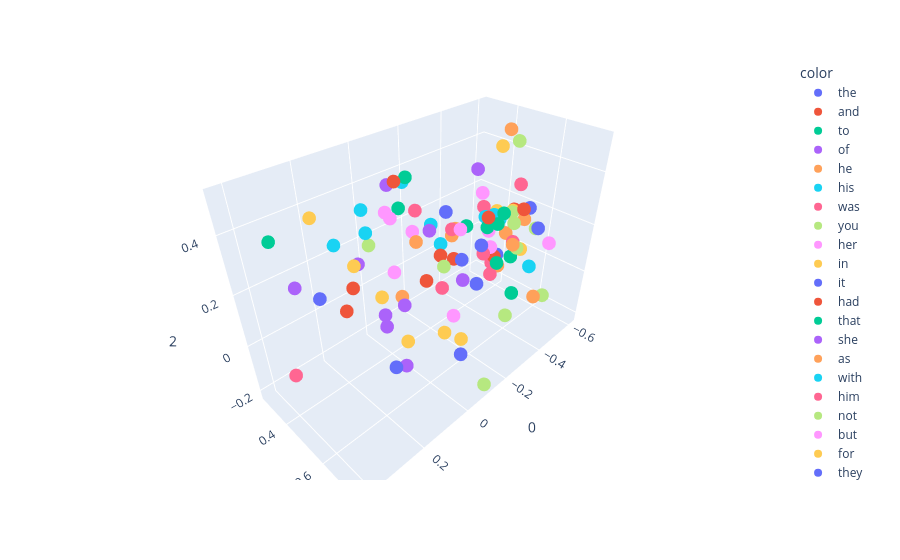

This figure's notebook cell:
### Code cell
fig = px.scatter_3d(X[:100], x=0, y=1, z=2, color=y[:100])
fig.show()

### Figure 1 — Plotly figure (JSON) as saved in the notebook; plotly's stock layout.template omitted (floating-point values rounded to 4 significant figures)
{"data": [{"hovertemplate": "color=the<br>0=%{x}<br>1=%{y}<br>2=%{z}<extra></extra>", "legendgroup": "the", "marker": {"color": "#636efa", "symbol": "circle"}, "mode": "markers", "name": "the", "scene": "scene", "showlegend": true, "type": "scatter3d", "x": [0.146], "y": [0.5967], "z": [-0.06013]}, {"hovertemplate": "color=and<br>0=%{x}<br>1=%{y}<br>2=%{z}<extra></extra>", "legendgroup": "and", "marker": {"color": "#EF553B", "symbol": "circle"}, "mode": "markers", "name": "and", "scene": "scene", "showlegend": true, "type": "scatter3d", "x": [0.1462], "y": [0.357], "z": [0.02427]}, {"hovertemplate": "color=to<br>0=%{x}<br>1=%{y}<br>2=%{z}<extra></extra>", "legendgroup": "to", "marker": {"color": "#00cc96", "symbol": "circle"}, "mode": "markers", "name": "to", "scene": "scene", "showlegend": true, "type": "scatter3d", "x": [-0.3174], "y": [0.5523], "z": [0.2322]}, {"hovertemplate": "color=of<br>0=%{x}<br>1=%{y}<br>2=%{z}<extra></extra>", "legendgroup": "of", "marker": {"color": "#ab63fa", "symbol": "circle"}, "mode": "markers", "name": "of", "scene": "scene", "showlegend": true, "type": "scatter3d", "x": [-0.00507], "y": [0.3724], "z": [-0.1279]}, {"hovertemplate": "color=he<br>0=%{x}<br>1=%{y}<br>2=%{z}<extra></extra>", "legendgroup": "he", "marker": {"color": "#FFA15A", "symbol": "circle"}, "mode": "markers", "name": "he", "scene": "scene", "showlegend": true, "type": "scatter3d", "x": [-0.1459], "y": [0.5482], "z": [0.2725]}, {"hovertemplate": "color=his<br>0=%{x}<br>1=%{y}<br>2=%{z}<extra></extra>", "legendgroup": "his", "marker": {"color": "#19d3f3", "symbol": "circle"}, "mode": "markers", "name": "his", "scene": "scene", "showlegend": true, "type": "scatter3d", "x": [0.02067], "y": [0.3114], "z": [0.3352]}, {"hovertemplate": "color=was<br>0=%{x}<br>1=%{y}<br>2=%{z}<extra></extra>", "legendgroup": "was", "marker": {"color": "#FF6692", "symbol": "circle"}, "mode": "markers", "name": "was", "scene": "scene", "showlegend": true, "type": "scatter3d", "x": [-0.1361], "y": [0.3922], "z": [0.3039]}, {"hovertemplate": "color=you<br>0=%{x}<br>1=%{y}<br>2=%{z}<extra></extra>", "legendgroup": "you", "marker": {"color": "#B6E880", "symbol": "circle"}, "mode": "markers", "name": "you", "scene": "scene", "showlegend": true, "type": "scatter3d", "x": [-0.562], "y": [0.5869], "z": [0.1406]}, {"hovertemplate": "color=her<br>0=%{x}<br>1=%{y}<br>2=%{z}<extra></extra>", "legendgroup": "her", "marker": {"color": "#FF97FF", "symbol": "circle"}, "mode": "markers", "name": "her", "scene": "scene", "showlegend": true, "type": "scatter3d", "x": [-0.0103], "y": [0.3917], "z": [0.3453]}, {"hovertemplate": "color=in<br>0=%{x}<br>1=%{y}<br>2=%{z}<extra></extra>", "legendgroup": "in", "marker": {"color": "#FECB52", "symbol": "circle"}, "mode": "markers", "name": "in", "scene": "scene", "showlegend": true, "type": "scatter3d", "x": [0.06458], "y": [0.4449], "z": [0.08657]}, {"hovertemplate": "color=it<br>0=%{x}<br>1=%{y}<br>2=%{z}<extra></extra>", "legendgroup": "it", "marker": {"color": "#636efa", "symbol": "circle"}, "mode": "markers", "name": "it", "scene": "scene", "showlegend": true, "type": "scatter3d", "x": [-0.1142], "y": [0.621], "z": [0.2312]}, {"hovertemplate": "color=had<br>0=%{x}<br>1=%{y}<br>2=%{z}<extra></extra>", "legendgroup": "had", "marker": {"color": "#EF553B", "symbol": "circle"}, "mode": "markers", "name": "had", "scene": "scene", "showlegend": true, "type": "scatter3d", "x": [-0.1497], "y": [0.4969], "z": [0.1716]}, {"hovertemplate": "color=that<br>0=%{x}<br>1=%{y}<br>2=%{z}<extra></extra>", "legendgroup": "that", "marker": {"color": "#00cc96", "symbol": "circle"}, "mode": "markers", "name": "that", "scene": "scene", "showlegend": true, "type": "scatter3d", "x": [-0.3449], "y": [0.5831], "z": [0.08891]}, {"hovertemplate": "color=she<br>0=%{x}<br>1=%{y}<br>2=%{z}<extra></extra>", "legendgroup": "she", "marker": {"color": "#ab63fa", "symbol": "circle"}, "mode": "markers", "name": "she", "scene": "scene", "showlegend": true, "type": "scatter3d", "x": [-0.09656], "y": [0.4989], "z": [0.2898]}, {"hovertemplate": "color=as<br>0=%{x}<br>1=%{y}<br>2=%{z}<extra></extra>", "legendgroup": "as", "marker": {"color": "#FFA15A", "symbol": "circle"}, "mode": "markers", "name": "as", "scene": "scene", "showlegend": true, "type": "scatter3d", "x": [-0.0564], "y": [0.4803], "z": [0.258]}, {"hovertemplate": "color=with<br>0=%{x}<br>1=%{y}<br>2=%{z}<extra></extra>", "legendgroup": "with", "marker": {"color": "#19d3f3", "symbol": "circle"}, "mode": "markers", "name": "with", "scene": "scene", "showlegend": true, "type": "scatter3d", "x": [0.1075], "y": [0.2671], "z": [0.223]}, {"hovertemplate": "color=him<br>0=%{x}<br>1=%{y}<br>2=%{z}<extra></extra>", "legendgroup": "him", "marker": {"color": "#FF6692", "symbol": "circle"}, "mode": "markers", "name": "him", "scene": "scene", "showlegend": true, "type": "scatter3d", "x": [-0.1534], "y": [0.5413], "z": [0.2886]}, {"hovertemplate": "color=not<br>0=%{x}<br>1=%{y}<br>2=%{z}<extra></extra>", "legendgroup": "not", "marker": {"color": "#B6E880", "symbol": "circle"}, "mode": "markers", "name": "not", "scene": "scene", "showlegend": true, "type": "scatter3d", "x": [-0.4831], "y": [0.544], "z": [0.1773]}, {"hovertemplate": "color=but<br>0=%{x}<br>1=%{y}<br>2=%{z}<extra></extra>", "legendgroup": "but", "marker": {"color": "#FF97FF", "symbol": "circle"}, "mode": "markers", "name": "but", "scene": "scene", "showlegend": true, "type": "scatter3d", "x": [-0.2782], "y": [0.6013], "z": [0.1937]}, {"hovertemplate": "color=for<br>0=%{x}<br>1=%{y}<br>2=%{z}<extra></extra>", "legendgroup": "for", "marker": {"color": "#FECB52", "symbol": "circle"}, "mode": "markers", "name": "for", "scene": "scene", "showlegend": true, "type": "scatter3d", "x": [-0.4863], "y": [0.4607], "z": [0.1942]}, {"hovertemplate": "color=they<br>0=%{x}<br>1=%{y}<br>2=%{z}<extra></extra>", "legendgroup": "they", "marker": {"color": "#636efa", "symbol": "circle"}, "mode": "markers", "name": "they", "scene": "scene", "showlegend": true, "type": "scatter3d", "x": [-0.04088], "y": [0.6965], "z": [-0.06477]}, {"hovertemplate": "color=is<br>0=%{x}<br>1=%{y}<br>2=%{z}<extra></extra>", "legendgroup": "is", "marker": {"color": "#EF553B", "symbol": "circle"}, "mode": "markers", "name": "is", "scene": "scene", "showlegend": true, "type": "scatter3d", "x": [-0.592], "y": [0.4635], "z": [0.1614]}, {"hovertemplate": "color=at<br>0=%{x}<br>1=%{y}<br>2=%{z}<extra></extra>", "legendgroup": "at", "marker": {"color": "#00cc96", "symbol": "circle"}, "mode": "markers", "name": "at", "scene": "scene", "showlegend": true, "type": "scatter3d", "x": [-0.06541], "y": [0.3915], "z": [0.3389]}, {"hovertemplate": "color=on<br>0=%{x}<br>1=%{y}<br>2=%{z}<extra></extra>", "legendgroup": "on", "marker": {"color": "#ab63fa", "symbol": "circle"}, "mode": "markers", "name": "on", "scene": "scene", "showlegend": true, "type": "scatter3d", "x": [0.1453], "y": [0.4461], "z": [0.2553]}, {"hovertemplate": "color=said<br>0=%{x}<br>1=%{y}<br>2=%{z}<extra></extra>", "legendgroup": "said", "marker": {"color": "#FFA15A", "symbol": "circle"}, "mode": "markers", "name": "said", "scene": "scene", "showlegend": true, "type": "scatter3d", "x": [-0.5646], "y": [0.4351], "z": [0.4771]}, {"hovertemplate": "color=my<br>0=%{x}<br>1=%{y}<br>2=%{z}<extra></extra>", "legendgroup": "my", "marker": {"color": "#19d3f3", "symbol": "circle"}, "mode": "markers", "name": "my", "scene": "scene", "showlegend": true, "type": "scatter3d", "x": [-0.4791], "y": [0.4818], "z": [0.1704]}, {"hovertemplate": "color=have<br>0=%{x}<br>1=%{y}<br>2=%{z}<extra></extra>", "legendgroup": "have", "marker": {"color": "#FF6692", "symbol": "circle"}, "mode": "markers", "name": "have", "scene": "scene", "showlegend": true, "type": "scatter3d", "x": [-0.4355], "y": [0.5795], "z": [0.1346]}, {"hovertemplate": "color=be<br>0=%{x}<br>1=%{y}<br>2=%{z}<extra></extra>", "legendgroup": "be", "marker": {"color": "#B6E880", "symbol": "circle"}, "mode": "markers", "name": "be", "scene": "scene", "showlegend": true, "type": "scatter3d", "x": [-0.424], "y": [0.6063], "z": [0.1268]}, {"hovertemplate": "color=lord<br>0=%{x}<br>1=%{y}<br>2=%{z}<extra></extra>", "legendgroup": "lord", "marker": {"color": "#FF97FF", "symbol": "circle"}, "mode": "markers", "name": "lord", "scene": "scene", "showlegend": true, "type": "scatter3d", "x": [-0.4754], "y": [0.4369], "z": [0.1032]}, {"hovertemplate": "color=them<br>0=%{x}<br>1=%{y}<br>2=%{z}<extra></extra>", "legendgroup": "them", "marker": {"color": "#FECB52", "symbol": "circle"}, "mode": "markers", "name": "them", "scene": "scene", "showlegend": true, "type": "scatter3d", "x": [-0.03358], "y": [0.7016], "z": [0.009932]}, {"hovertemplate": "color=no<br>0=%{x}<br>1=%{y}<br>2=%{z}<extra></extra>", "legendgroup": "no", "marker": {"color": "#636efa", "symbol": "circle"}, "mode": "markers", "name": "no", "scene": "scene", "showlegend": true, "type": "scatter3d", "x": [-0.4083], "y": [0.533], "z": [0.07164]}, {"hovertemplate": "color=from<br>0=%{x}<br>1=%{y}<br>2=%{z}<extra></extra>", "legendgroup": "from", "marker": {"color": "#EF553B", "symbol": "circle"}, "mode": "markers", "name": "from", "scene": "scene", "showlegend": true, "type": "scatter3d", "x": [0.1745], "y": [0.4508], "z": [0.1851]}, {"hovertemplate": "color=would<br>0=%{x}<br>1=%{y}<br>2=%{z}<extra></extra>", "legendgroup": "would", "marker": {"color": "#00cc96", "symbol": "circle"}, "mode": "markers", "name": "would", "scene": "scene", "showlegend": true, "type": "scatter3d", "x": [-0.422], "y": [0.54], "z": [0.2401]}, {"hovertemplate": "color=were<br>0=%{x}<br>1=%{y}<br>2=%{z}<extra></extra>", "legendgroup": "were", "marker": {"color": "#ab63fa", "symbol": "circle"}, "mode": "markers", "name": "were", "scene": "scene", "showlegend": true, "type": "scatter3d", "x": [0.002001], "y": [0.4821], "z": [0.03901]}, {"hovertemplate": "color=me<br>0=%{x}<br>1=%{y}<br>2=%{z}<extra></extra>", "legendgroup": "me", "marker": {"color": "#FFA15A", "symbol": "circle"}, "mode": "markers", "name": "me", "scene": "scene", "showlegend": true, "type": "scatter3d", "x": [-0.5236], "y": [0.559], "z": [0.1837]}, {"hovertemplate": "color=your<br>0=%{x}<br>1=%{y}<br>2=%{z}<extra></extra>", "legendgroup": "your", "marker": {"color": "#19d3f3", "symbol": "circle"}, "mode": "markers", "name": "your", "scene": "scene", "showlegend": true, "type": "scatter3d", "x": [-0.4732], "y": [0.4593], "z": [0.1824]}, {"hovertemplate": "color=one<br>0=%{x}<br>1=%{y}<br>2=%{z}<extra></extra>", "legendgroup": "one", "marker": {"color": "#FF6692", "symbol": "circle"}, "mode": "markers", "name": "one", "scene": "scene", "showlegend": true, "type": "scatter3d", "x": [-0.06106], "y": [0.591], "z": [0.1355]}, {"hovertemplate": "color=all<br>0=%{x}<br>1=%{y}<br>2=%{z}<extra></extra>", "legendgroup": "all", "marker": {"color": "#B6E880", "symbol": "circle"}, "mode": "markers", "name": "all", "scene": "scene", "showlegend": true, "type": "scatter3d", "x": [-0.2562], "y": [0.7027], "z": [-0.0266]}, {"hovertemplate": "color=when<br>0=%{x}<br>1=%{y}<br>2=%{z}<extra></extra>", "legendgroup": "when", "marker": {"color": "#FF97FF", "symbol": "circle"}, "mode": "markers", "name": "when", "scene": "scene", "showlegend": true, "type": "scatter3d", "x": [-0.1555], "y": [0.5749], "z": [0.3014]}, {"hovertemplate": "color=will<br>0=%{x}<br>1=%{y}<br>2=%{z}<extra></extra>", "legendgroup": "will", "marker": {"color": "#FECB52", "symbol": "circle"}, "mode": "markers", "name": "will", "scene": "scene", "showlegend": true, "type": "scatter3d", "x": [-0.5173], "y": [0.5099], "z": [0.2028]}, {"hovertemplate": "color=ser<br>0=%{x}<br>1=%{y}<br>2=%{z}<extra></extra>", "legendgroup": "ser", "marker": {"color": "#636efa", "symbol": "circle"}, "mode": "markers", "name": "ser", "scene": "scene", "showlegend": true, "type": "scatter3d", "x": [-0.3912], "y": [0.2904], "z": [0.1608]}, {"hovertemplate": "color=if<br>0=%{x}<br>1=%{y}<br>2=%{z}<extra></extra>", "legendgroup": "if", "marker": {"color": "#EF553B", "symbol": "circle"}, "mode": "markers", "name": "if", "scene": "scene", "showlegend": true, "type": "scatter3d", "x": [-0.4326], "y": [0.6124], "z": [0.2797]}, {"hovertemplate": "color=so<br>0=%{x}<br>1=%{y}<br>2=%{z}<extra></extra>", "legendgroup": "so", "marker": {"color": "#00cc96", "symbol": "circle"}, "mode": "markers", "name": "so", "scene": "scene", "showlegend": true, "type": "scatter3d", "x": [-0.2164], "y": [0.5465], "z": [0.2764]}, {"hovertemplate": "color=their<br>0=%{x}<br>1=%{y}<br>2=%{z}<extra></extra>", "legendgroup": "their", "marker": {"color": "#ab63fa", "symbol": "circle"}, "mode": "markers", "name": "their", "scene": "scene", "showlegend": true, "type": "scatter3d", "x": [0.04966], "y": [0.535], "z": [-0.1682]}, {"hovertemplate": "color=we<br>0=%{x}<br>1=%{y}<br>2=%{z}<extra></extra>", "legendgroup": "we", "marker": {"color": "#FFA15A", "symbol": "circle"}, "mode": "markers", "name": "we", "scene": "scene", "showlegend": true, "type": "scatter3d", "x": [-0.3996], "y": [0.7149], "z": [-0.0181]}, {"hovertemplate": "color=could<br>0=%{x}<br>1=%{y}<br>2=%{z}<extra></extra>", "legendgroup": "could", "marker": {"color": "#19d3f3", "symbol": "circle"}, "mode": "markers", "name": "could", "scene": "scene", "showlegend": true, "type": "scatter3d", "x": [-0.1277], "y": [0.4738], "z": [0.2883]}, {"hovertemplate": "color=are<br>0=%{x}<br>1=%{y}<br>2=%{z}<extra></extra>", "legendgroup": "are", "marker": {"color": "#FF6692", "symbol": "circle"}, "mode": "markers", "name": "are", "scene": "scene", "showlegend": true, "type": "scatter3d", "x": [-0.436], "y": [0.4908], "z": [0.001524]}, {"hovertemplate": "color=man<br>0=%{x}<br>1=%{y}<br>2=%{z}<extra></extra>", "legendgroup": "man", "marker": {"color": "#B6E880", "symbol": "circle"}, "mode": "markers", "name": "man", "scene": "scene", "showlegend": true, "type": "scatter3d", "x": [-0.1388], "y": [0.5235], "z": [0.1455]}, {"hovertemplate": "color=there<br>0=%{x}<br>1=%{y}<br>2=%{z}<extra></extra>", "legendgroup": "there", "marker": {"color": "#FF97FF", "symbol": "circle"}, "mode": "markers", "name": "there", "scene": "scene", "showlegend": true, "type": "scatter3d", "x": [-0.1084], "y": [0.6], "z": [-0.001264]}, {"hovertemplate": "color=this<br>0=%{x}<br>1=%{y}<br>2=%{z}<extra></extra>", "legendgroup": "this", "marker": {"color": "#FECB52", "symbol": "circle"}, "mode": "markers", "name": "this", "scene": "scene", "showlegend": true, "type": "scatter3d", "x": [-0.4616], "y": [0.597], "z": [0.1002]}, {"hovertemplate": "color=up<br>0=%{x}<br>1=%{y}<br>2=%{z}<extra></extra>", "legendgroup": "up", "marker": {"color": "#636efa", "symbol": "circle"}, "mode": "markers", "name": "up", "scene": "scene", "showlegend": true, "type": "scatter3d", "x": [0.36], "y": [0.5776], "z": [0.3204]}, {"hovertemplate": "color=been<br>0=%{x}<br>1=%{y}<br>2=%{z}<extra></extra>", "legendgroup": "been", "marker": {"color": "#EF553B", "symbol": "circle"}, "mode": "markers", "name": "been", "scene": "scene", "showlegend": true, "type": "scatter3d", "x": [-0.1945], "y": [0.5159], "z": [0.146]}, {"hovertemplate": "color=what<br>0=%{x}<br>1=%{y}<br>2=%{z}<extra></extra>", "legendgroup": "what", "marker": {"color": "#00cc96", "symbol": "circle"}, "mode": "markers", "name": "what", "scene": "scene", "showlegend": true, "type": "scatter3d", "x": [-0.4172], "y": [0.5882], "z": [0.08448]}, {"hovertemplate": "color=did<br>0=%{x}<br>1=%{y}<br>2=%{z}<extra></extra>", "legendgroup": "did", "marker": {"color": "#ab63fa", "symbol": "circle"}, "mode": "markers", "name": "did", "scene": "scene", "showlegend": true, "type": "scatter3d", "x": [-0.4047], "y": [0.4263], "z": [0.375]}, {"hovertemplate": "color=by<br>0=%{x}<br>1=%{y}<br>2=%{z}<extra></extra>", "legendgroup": "by", "marker": {"color": "#FFA15A", "symbol": "circle"}, "mode": "markers", "name": "by", "scene": "scene", "showlegend": true, "type": "scatter3d", "x": [-0.02623], "y": [0.4389], "z": [0.03518]}, {"hovertemplate": "color=king<br>0=%{x}<br>1=%{y}<br>2=%{z}<extra></extra>", "legendgroup": "king", "marker": {"color": "#19d3f3", "symbol": "circle"}, "mode": "markers", "name": "king", "scene": "scene", "showlegend": true, "type": "scatter3d", "x": [-0.425], "y": [0.6656], "z": [0.07537]}, {"hovertemplate": "color=do<br>0=%{x}<br>1=%{y}<br>2=%{z}<extra></extra>", "legendgroup": "do", "marker": {"color": "#FF6692", "symbol": "circle"}, "mode": "markers", "name": "do", "scene": "scene", "showlegend": true, "type": "scatter3d", "x": [-0.5845], "y": [0.4866], "z": [0.2773]}, {"hovertemplate": "color=men<br>0=%{x}<br>1=%{y}<br>2=%{z}<extra></extra>", "legendgroup": "men", "marker": {"color": "#B6E880", "symbol": "circle"}, "mode": "markers", "name": "men", "scene": "scene", "showlegend": true, "type": "scatter3d", "x": [-0.109], "y": [0.7488], "z": [-0.2182]}, {"hovertemplate": "color=back<br>0=%{x}<br>1=%{y}<br>2=%{z}<extra></extra>", "legendgroup": "back", "marker": {"color": "#FF97FF", "symbol": "circle"}, "mode": "markers", "name": "back", "scene": "scene", "showlegend": true, "type": "scatter3d", "x": [0.1566], "y": [0.6172], "z": [0.4813]}, {"hovertemplate": "color=out<br>0=%{x}<br>1=%{y}<br>2=%{z}<extra></extra>", "legendgroup": "out", "marker": {"color": "#FECB52", "symbol": "circle"}, "mode": "markers", "name": "out", "scene": "scene", "showlegend": true, "type": "scatter3d", "x": [0.2264], "y": [0.5428], "z": [0.336]}, {"hovertemplate": "color=more<br>0=%{x}<br>1=%{y}<br>2=%{z}<extra></extra>", "legendgroup": "more", "marker": {"color": "#636efa", "symbol": "circle"}, "mode": "markers", "name": "more", "scene": "scene", "showlegend": true, "type": "scatter3d", "x": [-0.281], "y": [0.5503], "z": [0.01385]}, {"hovertemplate": "color=or<br>0=%{x}<br>1=%{y}<br>2=%{z}<extra></extra>", "legendgroup": "or", "marker": {"color": "#EF553B", "symbol": "circle"}, "mode": "markers", "name": "or", "scene": "scene", "showlegend": true, "type": "scatter3d", "x": [-0.3724], "y": [0.5486], "z": [0.08731]}, {"hovertemplate": "color=who<br>0=%{x}<br>1=%{y}<br>2=%{z}<extra></extra>", "legendgroup": "who", "marker": {"color": "#00cc96", "symbol": "circle"}, "mode": "markers", "name": "who", "scene": "scene", "showlegend": true, "type": "scatter3d", "x": [-0.4254], "y": [0.6044], "z": [-0.07707]}, {"hovertemplate": "color=down<br>0=%{x}<br>1=%{y}<br>2=%{z}<extra></extra>", "legendgroup": "down", "marker": {"color": "#ab63fa", "symbol": "circle"}, "mode": "markers", "name": "down", "scene": "scene", "showlegend": true, "type": "scatter3d", "x": [0.4171], "y": [0.5723], "z": [0.3815]}, {"hovertemplate": "color=well<br>0=%{x}<br>1=%{y}<br>2=%{z}<extra></extra>", "legendgroup": "well", "marker": {"color": "#FFA15A", "symbol": "circle"}, "mode": "markers", "name": "well", "scene": "scene", "showlegend": true, "type": "scatter3d", "x": [-0.3562], "y": [0.5796], "z": [0.07051]}, {"hovertemplate": "color=than<br>0=%{x}<br>1=%{y}<br>2=%{z}<extra></extra>", "legendgroup": "than", "marker": {"color": "#19d3f3", "symbol": "circle"}, "mode": "markers", "name": "than", "scene": "scene", "showlegend": true, "type": "scatter3d", "x": [-0.2113], "y": [0.4374], "z": [0.1623]}, {"hovertemplate": "color=only<br>0=%{x}<br>1=%{y}<br>2=%{z}<extra></extra>", "legendgroup": "only", "marker": {"color": "#FF6692", "symbol": "circle"}, "mode": "markers", "name": "only", "scene": "scene", "showlegend": true, "type": "scatter3d", "x": [-0.324], "y": [0.574], "z": [0.04677]}, {"hovertemplate": "color=like<br>0=%{x}<br>1=%{y}<br>2=%{z}<extra></extra>", "legendgroup": "like", "marker": {"color": "#B6E880", "symbol": "circle"}, "mode": "markers", "name": "like", "scene": "scene", "showlegend": true, "type": "scatter3d", "x": [0.03719], "y": [0.3593], "z": [0.233]}, {"hovertemplate": "color=jon<br>0=%{x}<br>1=%{y}<br>2=%{z}<extra></extra>", "legendgroup": "jon", "marker": {"color": "#FF97FF", "symbol": "circle"}, "mode": "markers", "name": "jon", "scene": "scene", "showlegend": true, "type": "scatter3d", "x": [-0.1028], "y": [0.4135], "z": [0.2473]}, {"hovertemplate": "color=some<br>0=%{x}<br>1=%{y}<br>2=%{z}<extra></extra>", "legendgroup": "some", "marker": {"color": "#FECB52", "symbol": "circle"}, "mode": "markers", "name": "some", "scene": "scene", "showlegend": true, "type": "scatter3d", "x": [-0.1542], "y": [0.5175], "z": [-0.1592]}, {"hovertemplate": "color=father<br>0=%{x}<br>1=%{y}<br>2=%{z}<extra></extra>", "legendgroup": "father", "marker": {"color": "#636efa", "symbol": "circle"}, "mode": "markers", "name": "father", "scene": "scene", "showlegend": true, "type": "scatter3d", "x": [-0.5103], "y": [0.6294], "z": [0.1801]}, {"hovertemplate": "color=old<br>0=%{x}<br>1=%{y}<br>2=%{z}<extra></extra>", "legendgroup": "old", "marker": {"color": "#EF553B", "symbol": "circle"}, "mode": "markers", "name": "old", "scene": "scene", "showlegend": true, "type": "scatter3d", "x": [-0.1812], "y": [0.3975], "z": [-0.001028]}, {"hovertemplate": "color=hand<br>0=%{x}<br>1=%{y}<br>2=%{z}<extra></extra>", "legendgroup": "hand", "marker": {"color": "#00cc96", "symbol": "circle"}, "mode": "markers", "name": "hand", "scene": "scene", "showlegend": true, "type": "scatter3d", "x": [0.01299], "y": [0.5165], "z": [0.5111]}, {"hovertemplate": "color=even<br>0=%{x}<br>1=%{y}<br>2=%{z}<extra></extra>", "legendgroup": "even", "marker": {"color": "#ab63fa", "symbol": "circle"}, "mode": "markers", "name": "even", "scene": "scene", "showlegend": true, "type": "scatter3d", "x": [-0.2255], "y": [0.5328], "z": [0.05024]}, {"hovertemplate": "color=too<br>0=%{x}<br>1=%{y}<br>2=%{z}<extra></extra>", "legendgroup": "too", "marker": {"color": "#FFA15A", "symbol": "circle"}, "mode": "markers", "name": "too", "scene": "scene", "showlegend": true, "type": "scatter3d", "x": [-0.2642], "y": [0.4564], "z": [0.2092]}, {"hovertemplate": "color=tyrion<br>0=%{x}<br>1=%{y}<br>2=%{z}<extra></extra>", "legendgroup": "tyrion", "marker": {"color": "#19d3f3", "symbol": "circle"}, "mode": "markers", "name": "tyrion", "scene": "scene", "showlegend": true, "type": "scatter3d", "x": [-0.1614], "y": [0.3031], "z": [0.3667]}, {"hovertemplate": "color=before<br>0=%{x}<br>1=%{y}<br>2=%{z}<extra></extra>", "legendgroup": "before", "marker": {"color": "#FF6692", "symbol": "circle"}, "mode": "markers", "name": "before", "scene": "scene", "showlegend": true, "type": "scatter3d", "x": [-0.1632], "y": [0.6638], "z": [0.2505]}, {"hovertemplate": "color=never<br>0=%{x}<br>1=%{y}<br>2=%{z}<extra></extra>", "legendgroup": "never", "marker": {"color": "#B6E880", "symbol": "circle"}, "mode": "markers", "name": "never", "scene": "scene", "showlegend": true, "type": "scatter3d", "x": [-0.4819], "y": [0.5312], "z": [0.2178]}, {"hovertemplate": "color=an<br>0=%{x}<br>1=%{y}<br>2=%{z}<extra></extra>", "legendgroup": "an", "marker": {"color": "#FF97FF", "symbol": "circle"}, "mode": "markers", "name": "an", "scene": "scene", "showlegend": true, "type": "scatter3d", "x": [-0.05145], "y": [0.3737], "z": [0.09069]}, {"hovertemplate": "color=off<br>0=%{x}<br>1=%{y}<br>2=%{z}<extra></extra>", "legendgroup": "off", "marker": {"color": "#FECB52", "symbol": "circle"}, "mode": "markers", "name": "off", "scene": "scene", "showlegend": true, "type": "scatter3d", "x": [0.2626], "y": [0.416], "z": [0.4441]}, {"hovertemplate": "color=know<br>0=%{x}<br>1=%{y}<br>2=%{z}<extra></extra>", "legendgroup": "know", "marker": {"color": "#636efa", "symbol": "circle"}, "mode": "markers", "name": "know", "scene": "scene", "showlegend": true, "type": "scatter3d", "x": [-0.6084], "y": [0.5223], "z": [0.1839]}, {"hovertemplate": "color=see<br>0=%{x}<br>1=%{y}<br>2=%{z}<extra></extra>", "legendgroup": "see", "marker": {"color": "#EF553B", "symbol": "circle"}, "mode": "markers", "name": "see", "scene": "scene", "showlegend": true, "type": "scatter3d", "x": [-0.2081], "y": [0.6388], "z": [0.3476]}, {"hovertemplate": "color=into<br>0=%{x}<br>1=%{y}<br>2=%{z}<extra></extra>", "legendgroup": "into", "marker": {"color": "#00cc96", "symbol": "circle"}, "mode": "markers", "name": "into", "scene": "scene", "showlegend": true, "type": "scatter3d", "x": [0.3802], "y": [0.4026], "z": [0.4167]}, {"hovertemplate": "color=made<br>0=%{x}<br>1=%{y}<br>2=%{z}<extra></extra>", "legendgroup": "made", "marker": {"color": "#ab63fa", "symbol": "circle"}, "mode": "markers", "name": "made", "scene": "scene", "showlegend": true, "type": "scatter3d", "x": [-0.06717], "y": [0.3374], "z": [0.3998]}, {"hovertemplate": "color=now<br>0=%{x}<br>1=%{y}<br>2=%{z}<extra></extra>", "legendgroup": "now", "marker": {"color": "#FFA15A", "symbol": "circle"}, "mode": "markers", "name": "now", "scene": "scene", "showlegend": true, "type": "scatter3d", "x": [-0.3659], "y": [0.6281], "z": [0.1755]}, {"hovertemplate": "color=eyes<br>0=%{x}<br>1=%{y}<br>2=%{z}<extra></extra>", "legendgroup": "eyes", "marker": {"color": "#19d3f3", "symbol": "circle"}, "mode": "markers", "name": "eyes", "scene": "scene", "showlegend": true, "type": "scatter3d", "x": [0.1405], "y": [0.4888], "z": [0.3776]}, {"hovertemplate": "color=black<br>0=%{x}<br>1=%{y}<br>2=%{z}<extra></extra>", "legendgroup": "black", "marker": {"color": "#FF6692", "symbol": "circle"}, "mode": "markers", "name": "black", "scene": "scene", "showlegend": true, "type": "scatter3d", "x": [0.3923], "y": [0.4202], "z": [-0.04394]}, {"hovertemplate": "color=told<br>0=%{x}<br>1=%{y}<br>2=%{z}<extra></extra>", "legendgroup": "told", "marker": {"color": "#B6E880", "symbol": "circle"}, "mode": "markers", "name": "told", "scene": "scene", "showlegend": true, "type": "scatter3d", "x": [-0.4963], "y": [0.5223], "z": [0.4768]}, {"hovertemplate": "color=lady<br>0=%{x}<br>1=%{y}<br>2=%{z}<extra></extra>", "legendgroup": "lady", "marker": {"color": "#FF97FF", "symbol": "circle"}, "mode": "markers", "name": "lady", "scene": "scene", "showlegend": true, "type": "scatter3d", "x": [-0.5359], "y": [0.3481], "z": [0.2107]}, {"hovertemplate": "color=thought<br>0=%{x}<br>1=%{y}<br>2=%{z}<extra></extra>", "legendgroup": "thought", "marker": {"color": "#FECB52", "symbol": "circle"}, "mode": "markers", "name": "thought", "scene": "scene", "showlegend": true, "type": "scatter3d", "x": [-0.3856], "y": [0.5381], "z": [0.4942]}, {"hovertemplate": "color=time<br>0=%{x}<br>1=%{y}<br>2=%{z}<extra></extra>", "legendgroup": "time", "marker": {"color": "#636efa", "symbol": "circle"}, "mode": "markers", "name": "time", "scene": "scene", "showlegend": true, "type": "scatter3d", "x": [-0.1237], "y": [0.6858], "z": [0.3078]}, {"hovertemplate": "color=then<br>0=%{x}<br>1=%{y}<br>2=%{z}<extra></extra>", "legendgroup": "then", "marker": {"color": "#EF553B", "symbol": "circle"}, "mode": "markers", "name": "then", "scene": "scene", "showlegend": true, "type": "scatter3d", "x": [0.05373], "y": [0.516], "z": [0.5119]}, {"hovertemplate": "color=how<br>0=%{x}<br>1=%{y}<br>2=%{z}<extra></extra>", "legendgroup": "how", "marker": {"color": "#00cc96", "symbol": "circle"}, "mode": "markers", "name": "how", "scene": "scene", "showlegend": true, "type": "scatter3d", "x": [-0.4109], "y": [0.5253], "z": [0.1957]}, {"hovertemplate": "color=long<br>0=%{x}<br>1=%{y}<br>2=%{z}<extra></extra>", "legendgroup": "long", "marker": {"color": "#ab63fa", "symbol": "circle"}, "mode": "markers", "name": "long", "scene": "scene", "showlegend": true, "type": "scatter3d", "x": [0.1286], "y": [0.538], "z": [0.1061]}, {"hovertemplate": "color=has<br>0=%{x}<br>1=%{y}<br>2=%{z}<extra></extra>", "legendgroup": "has", "marker": {"color": "#FFA15A", "symbol": "circle"}, "mode": "markers", "name": "has", "scene": "scene", "showlegend": true, "type": "scatter3d", "x": [-0.5588], "y": [0.4575], "z": [0.06703]}, {"hovertemplate": "color=can<br>0=%{x}<br>1=%{y}<br>2=%{z}<extra></extra>", "legendgroup": "can", "marker": {"color": "#19d3f3", "symbol": "circle"}, "mode": "markers", "name": "can", "scene": "scene", "showlegend": true, "type": "scatter3d", "x": [-0.4247], "y": [0.4563], "z": [0.1921]}, {"hovertemplate": "color=might<br>0=%{x}<br>1=%{y}<br>2=%{z}<extra></extra>", "legendgroup": "might", "marker": {"color": "#FF6692", "symbol": "circle"}, "mode": "markers", "name": "might", "scene": "scene", "showlegend": true, "type": "scatter3d", "x": [-0.4435], "y": [0.4319], "z": [0.2167]}, {"hovertemplate": "color=us<br>0=%{x}<br>1=%{y}<br>2=%{z}<extra></extra>", "legendgroup": "us", "marker": {"color": "#B6E880", "symbol": "circle"}, "mode": "markers", "name": "us", "scene": "scene", "showlegend": true, "type": "scatter3d", "x": [-0.4669], "y": [0.7108], "z": [-0.05187]}, {"hovertemplate": "color=come<br>0=%{x}<br>1=%{y}<br>2=%{z}<extra></extra>", "legendgroup": "come", "marker": {"color": "#FF97FF", "symbol": "circle"}, "mode": "markers", "name": "come", "scene": "scene", "showlegend": true, "type": "scatter3d", "x": [-0.378], "y": [0.757], "z": [0.2336]}, {"hovertemplate": "color=where<br>0=%{x}<br>1=%{y}<br>2=%{z}<extra></extra>", "legendgroup": "where", "marker": {"color": "#FECB52", "symbol": "circle"}, "mode": "markers", "name": "where", "scene": "scene", "showlegend": true, "type": "scatter3d", "x": [0.1339], "y": [0.6426], "z": [0.07178]}], "layout": {"legend": {"title": {"text": "color"}, "tracegroupgap": 0}, "margin": {"t": 60}, "scene": {"domain": {"x": [0, 1], "y": [0, 1]}, "xaxis": {"title": {"text": "0"}}, "yaxis": {"title": {"text": "1"}}, "zaxis": {"title": {"text": "2"}}}}}
